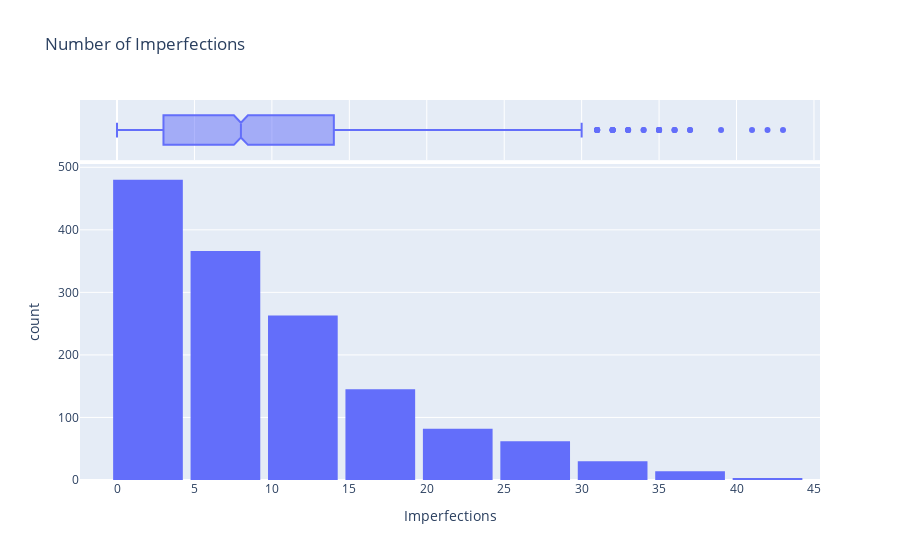

The notebook cell this image was saved under:
### Markdown cell above
### **Using a Histogram for Observing imperfection Class :**

### Code cell
fig = px.histogram(cars_24_data_frame, 
                   x=cars_24_data_frame['Imperfections'], 
                   marginal='box', 
                   nbins=17, 
                   title='Number of Imperfections')
fig.update_layout(bargap=0.1)
fig.show()

### Figure 1 — Plotly figure (JSON) as saved in the notebook; plotly's stock layout.template omitted (floating-point values rounded to 4 significant figures; data arrays with more than 128 entries replaced by an {"elided": "..."} marker saying what was removed)
{"data": [{"alignmentgroup": "True", "bingroup": "x", "hovertemplate": "Imperfections=%{x}<br>count=%{y}<extra></extra>", "legendgroup": "", "marker": {"color": "#636efa", "pattern": {"shape": ""}}, "name": "", "nbinsx": 17, "offsetgroup": "", "orientation": "v", "showlegend": false, "type": "histogram", "x": {"elided": "1445 int values"}, "xaxis": "x", "yaxis": "y"}, {"alignmentgroup": "True", "hovertemplate": "Imperfections=%{x}<extra></extra>", "legendgroup": "", "marker": {"color": "#636efa"}, "name": "", "notched": true, "offsetgroup": "", "showlegend": false, "type": "box", "x": {"elided": "1445 int values"}, "xaxis": "x2", "yaxis": "y2"}], "layout": {"bargap": 0.1, "barmode": "relative", "legend": {"tracegroupgap": 0}, "title": {"text": "Number of Imperfections"}, "xaxis": {"anchor": "y", "domain": [0, 1], "title": {"text": "Imperfections"}}, "xaxis2": {"anchor": "y2", "domain": [0, 1], "matches": "x", "showgrid": true, "showticklabels": false}, "yaxis": {"anchor": "x", "domain": [0, 0.8316], "title": {"text": "count"}}, "yaxis2": {"anchor": "x2", "domain": [0.8416, 1], "matches": "y2", "showgrid": false, "showline": false, "showticklabels": false, "ticks": ""}}}
